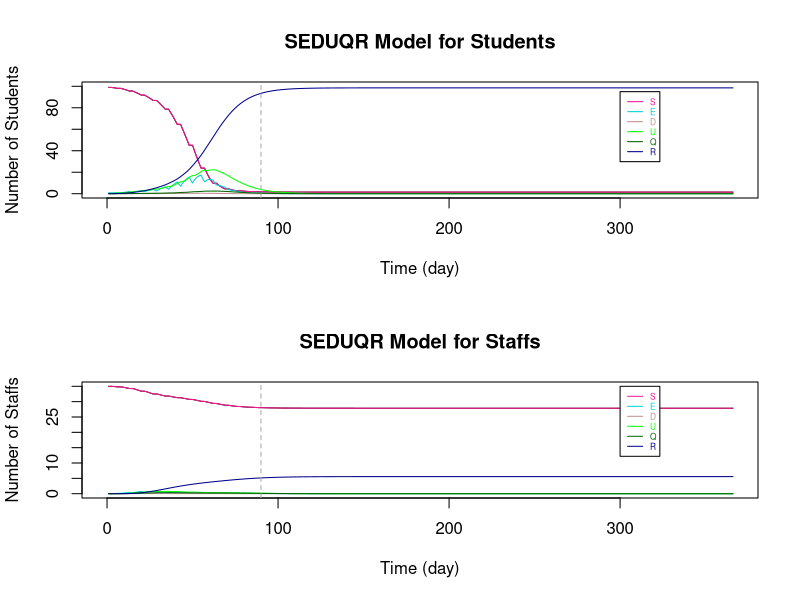

Generate this figure with R:
###################################################################################################################

# Parameters
Ta = matrix(c(0.64,1), nrow = 2) # transmissibility of student and staff
Ca = matrix(c(0.948,1.2), nrow = 1)  # susceptibility of student and staff
tau = c(0.54, 0.54/2)  # individual transmission rate within and outside the bubble
# set p: the transmission rate: 
p1 = Ta %*% Ca
# p = (student-student same bubble, student-student different, staff-student, student-staff, staff-staff both teaching same or different bubbles)
p = c(p1[1,1]*tau[1], p1[1,1]*tau[2], p1[2,1]*tau[2], p1[1,2]*tau[2], p1[2,2]*tau[2]) #RHO

a = 0.2  # ALPHA: rate from latent to infection
d = c(0.1,0.3) # d:probability of an infection is detectable/symptomatic for student and staff
e = 0.138 # EPSILON: the relative transmission for undetectable compared to detectable
o = 0.75  # THETA: rate of getting quanrantined 
y = 0.1 # GAMMA:recovery rate (differ by age and compartments)

r.values = c(9,3,10,3,3)  # r:contact r people (should be changing with time), in the same order as p (RHO)

T = 366
N = 10 # student number in each bubble


###################################################################################################################

# Define dataframe - students bubbles 1-10 and total staff
# Define array 
B <- matrix(rep(0), T, 7)
A <- array(rep(B), dim = c(T, 7, 11))

A[,1,] <- 10 #  S
A[,7,] <- 10 #  N
A[,1,11] <- 30  # 30 staffs are S initially
A[,7,11] <- 55 #  55 staffs in total (20 of them work from home)
A[1,,1] <- c(9,1,0,0,0,0,10)   # initials

dimnames(A) <- list(1:T, c("S","E","D","U","Q","R","N"), c(sprintf("B%d", 1:10),"Staff"))  # name the array

head(A)
da_C2 <- as.data.frame(A)

###################################################################################################################

# Set initials
S <- matrix(rep(0), T+1, 10)
E <- matrix(rep(0), T+1, 10)
D <- matrix(rep(0), T+1, 10)
U <- matrix(rep(0), T+1, 10)
Q <- matrix(rep(0), T+1, 10)
R <- matrix(rep(0), T+1, 10)
r <- matrix(rep(0), T+1, 10)

S.Staff=S1=S2=S3=S4=S5=S6=S
E.Staff=E1=E2=E3=E4=E5=E6=E
D.Staff=D1=D2=D3=D4=D5=D6=D
U.Staff=U1=U2=U3=U4=U5=U6=U
Q.Staff=Q1=Q2=Q3=Q4=Q5=Q6=Q
R.Staff=R1=R2=R3=R4=R5=R6=R
r1=r2=r3=r4=r5=r

S5.diff=S2.diff=S
E5.diff=E2.diff=E
D5.diff=D2.diff=D
U5.diff=U2.diff=U
R5.diff=R2.diff=R
r5.diff=r2.diff=r

S.Staff.change = S.Staff

# Staff replacement
Staff.School = S.Staff  
Staff.rp = S.Staff  

# Tutorial Group
S.Std_Std = S
S.Std1=S.Std2=S
S.Stf=E.Stf=D.Stf=U.Stf=Q.Stf=R.Stf=S


###################################################################################################################
# The Symbols for the Dynamic system 

# STUDENTS
# S, E, D, U, Q, R : (without subscript of numbers) TOTAL number of students in each compartment (for an individual bubble)

# S1, E1, D1, U1, Q1, R1: TOTAL number of students in each compartments with ONLY the intractions WITHIN bubbles (for an individual bubble)

# S2.diff, E2.diff, D2.diff, U2.diff, R2.diff : TOTAL number of students that are not in the specified bubble (for an individual bubble)

# S2, E2, D2, U2, Q2, R2: CHANGE of number of students in each compartments by BETWEEN-BUBBLES interactions (for an individual bubble)

# S3, E3, D3, U3, Q3, R3 : CHANGE of number of students in each compartments by their teaching staffs (for an individual bubble)

# STAFFS
# S.Staff, E.Staff, D.Staff, U.Staff, Q.Staff, R.Staff : (without subscript of numbers) TOTAL number of STAFF in each compartment (for those teaching an individual bubble)

# S4, E4, D4, U4, Q4, R4: CHANGE of number of staffs in each compartments by the students they teach (for those teaching an individual bubble)

# S5.diff, E5.diff, D5.diff, U5.diff, R5.diff : TOTAL number of staffs that are not teaching the specified bubble (for those teaching an individual bubble)

# S5, E5, D5, U5, Q5, R5 : CHANGE of number of staffs in each compartments by staffs teaching other bubbles (for those teaching an individual bubble)

# S6, E6, D6, U6, Q6, R6 : CHANGE of number of staffs in each compartments by the staffs teaching the same bubble (for those teaching an individual bubble)

# r are the number of sesceptible contacts that an infection case would contact (vary with situations)

# Staff.School : the number of staff at school of teaching each bubble

# Staff.rp : the number of staff that can come to teach the bubble that were working from home

# TUTOR GROUP

# S.Std_Std : CHANGE of number of student in tutor group by infections within tutor group

# S.Std1 : CHANGE of number of student in bubble j by infections within tutor group

# S.Std2 : CHANGE of number of student in bubble j by infections from the tutor

# S.Stf, E.Stf, D.Stf, U.Stf, Q.Stf, R.Stf : Total number of tutors being infected in tutor group j

###################################################################################################################

# i : time step start from 1 
# j : bubble number 1 to 10

for (i in 1:T){
  for (j in 1:10){  
    
    ###### For STUDENTS
    
    # initals
    S[1,j] =  da_C2[1,paste("S.B", j, sep = "")]
    E[1,j] =  da_C2[1,paste("E.B", j, sep = "")]
    D[1,j] =  da_C2[1,paste("D.B", j, sep = "")]
    U[1,j] =  da_C2[1,paste("U.B", j, sep = "")]
    Q[1,j] =  da_C2[1,paste("Q.B", j, sep = "")]
    R[1,j] =  da_C2[1,paste("R.B", j, sep = "")]
    
    # STUDENT to STUDENT in the SAME BUBBLE
    S1[1,j] =  da_C2[1,paste("S.B", j, sep = "")]
    E1[1,j] =  da_C2[1,paste("E.B", j, sep = "")]
    D1[1,j] =  da_C2[1,paste("D.B", j, sep = "")]
    U1[1,j] =  da_C2[1,paste("U.B", j, sep = "")]
    Q1[1,j] =  da_C2[1,paste("Q.B", j, sep = "")]
    R1[1,j] =  da_C2[1,paste("R.B", j, sep = "")]
    r1[1,j] =  S[1,j]  # number of contact depends on how many S in the bubble
    
    # This formula comes from the dynamic equations (in powerpoint slide 4)
    S1[i+1,j] = S[i,j] - r1[i,j]*p[1]*(D[i,j]+e*U[i,j])
    E1[i+1,j] = E[i,j] + r1[i,j]*p[1]*(D[i,j]+e*U[i,j]) - a*E[i,j]
    D1[i+1,j] = D[i,j] + a*d[1]*E[i,j] - o*D[i,j]
    U1[i+1,j] = U[i,j] + a*(1-d[1])*E[i,j] - y*U[i,j]
    Q1[i+1,j] = Q[i,j] + o*D[i,j] - y*Q[i,j]
    R1[i+1,j] = R[i,j] + y*(Q[i,j]+U[i,j])
    r1[i+1,j] = S[i,j] 
    
    
    # STUDENT to STUDENT in DIFFERENT BUBBLES #
    # number of contact for each individual in bubble j to students in other bubbles
    r2.diff[1,j] =  3  # each student in j contact 3 students in other bubbles
    r2.diff[i+1,j] = r2.diff[i,j]    
    # the total number of contacts of the students in bubble j
    m = round(r2.diff[i,j]*(S[i,j]))  # only Susceptible individuals in j might be infected by students in other bubbles
    
    # inital values of total number of students at school not in bubble j
    # (only S,E,D,U are at school, currently not considered recovery come back to school yet)
    S2.diff[1,j] = 90
    E2.diff[1,j] = 0
    D2.diff[1,j] = 0
    U2.diff[1,j] = 0
    R2.diff[1,j] = 0
    
    # Subset for S,E,D,U compartments of all bubbles 
    all.S = (c(1:ncol(da_C2)) %% 7) == 1
    all.E = (c(1:ncol(da_C2)) %% 7) == 2
    all.D = (c(1:ncol(da_C2)) %% 7) == 3
    all.U = (c(1:ncol(da_C2)) %% 7) == 4
    all.R = (c(1:ncol(da_C2)) %% 7) == 6
    
    #total number of students at school not in bubble j (and not staff: the reason of removing the last column)
    # The number of S, E, D, U at time i, different to bubble j
    S2.diff[i,j] = round(sum((da_C2[i,(all.S)][,-j])[,c(1:ncol(da_C2[i,(all.S)][,-j])-1)]))
    E2.diff[i,j] = round(sum((da_C2[i,(all.E)][,-j])[,c(1:ncol(da_C2[i,(all.E)][,-j])-1)]))
    D2.diff[i,j] = round(sum((da_C2[i,(all.D)][,-j])[,c(1:ncol(da_C2[i,(all.D)][,-j])-1)]))
    U2.diff[i,j] = round(sum((da_C2[i,(all.U)][,-j])[,c(1:ncol(da_C2[i,(all.U)][,-j])-1)]))
    R2.diff[i,j] = round(sum((da_C2[i,(all.R)][,-j])[,c(1:ncol(da_C2[i,(all.R)][,-j])-1)]))
    
    # make a list of S, E, D, U not in bubble j (the times of repeat is the number of students in each compartment)
    list = c(rep("S", S2.diff[i,j]), rep("E", E2.diff[i,j]), rep("D", D2.diff[i,j]), rep("U", U2.diff[i,j]), rep("R", R2.diff[i,j]))
    
    #count the number of S,E,D,U that students in j contacted to
    # " sample(list, m, replace = TRUE) ": Randomly select m from list
    set.seed(123)
    countS = sum((sample(list, m, replace = TRUE))=="S") # for students in bubble j: the number of contact outside bubble j are S
    countE = sum((sample(list, m, replace = TRUE))=="E") # for students in bubble j: the number of contact outside bubble j are E
    countD = sum((sample(list, m, replace = TRUE))=="D") # for students in bubble j: the number of contact outside bubble j are D
    countU = sum((sample(list, m, replace = TRUE))=="U") # for students in bubble j: the number of contact outside bubble j are U
    countR = sum((sample(list, m, replace = TRUE))=="R") # for students in bubble j: the number of contact outside bubble j are R
    
    
    # The number of change in S and E compartments by interactions from other bubbles to bubbles j (only the partial effect)
    # initial (no intractions between bubbles at time 1)
    S2[1,j] = 0
    E2[1,j] = 0
    
    # The change in S and E for bubble j only depends on the number of:
    # 1. (   susceptible students in bubble j: r1[i,j] = S[i,j]   ) and 
    # 2. (   number of detectable/symtomatic and undetectable/asymtomatic that are contacted in other bubbles: countD+e*countU   
    #                                                        -- e is because the effectiveness on D and U in infection rate are different)
    S2[i+1,j] = -p[2]*(countD+e*countU)  # Only the change because of other bubbles
    E2[i+1,j] = p[2]*(countD+e*countU)  # Only the change because of other bubbles, so those Es goes into D/U compartments are included in E1
    
    
    # STAFF to STUDENTs they teach 
    # initial - there is no change of S and E initially
    S3[1,j] = 0
    E3[1,j] = 0
    r3[1,j] = r.values[3]
    
    # The change in S and E for bubble j depends on the number of D and U of staffs
    S3[i+1,j] = - r1[i,j]*p[3]*(D.Staff[i,j]+e*U.Staff[i,j]) 
    E3[i+1,j] = r1[i,j]*p[3]*(D.Staff[i,j]+e*U.Staff[i,j])  
    r3[i+1,j] =  S[i,j]
    
    
    
    ### TUTOR GROUP
    
    # STUDENTs TO STUDENTs in the same tutorial group
    
    # A tutor group contains 2 bubbles of students and a staff that is not teaching the bubbles
    # With the tutor meeting of 15mins and a typical school day of 6 hours, the time length of contact is 1/24 of that in a bubble
    # initial (S.Std_Std is the change of S in tutor group j with students in both bubble j and 11-j)
    S.Std_Std[1,] = c(rep(0,10))  # S.Std_Std : total change of students in tutor group
    S.Std1[1,] = c(rep(0,10))
    
    
    # The change of S for tutor group j with students in both bubble j and 11-j
    if (j <= 5){ # 5 tutor groups in total
      S.Std_Std[i+1,j] = - (S[i,j]+S[i,11-j])*p[1]*((D[i,j]+e*U[i,j])+(D[i,11-j]+e*U[i,11-j]))*1/24
      
      # As the change is less than 0.5, separate the new cases of infections according to the percentage of S in each bubble
      if (S[i,j]+S[i,11-j] > 0){
        S.Std1[i+1,j] = S.Std_Std[i+1,j]*S[i,j]/(S[i,j]+S[i,11-j])  # S.Std1 : total change of students in  bubble j by having tutor group
        S.Std1[i+1,11-j] = S.Std_Std[i+1,j]*S[i,11-j]/(S[i,j]+S[i,11-j])
      }
      
      else{
        S.Std1[i+1,j] = 0
        S.Std1[i+1,11-j] = 0
      }
    }
    
    else{ # avoid to count the infections twice
    }
    
    
    # STAFF TO STUDENTs in the same tutorial group
    
    # There is only 1 staff for each tutor group
    # S.Std2 : the change of studnets in bubble j by infections from the tutor
    # initial - there is no change of S and E initially
    S.Std2[1,] = c(rep(0,10)) 
    
    # The change of S for tutor group j with students in both bubble j and 11-j
    if (j <= 5){ # 5 tutor groups in total
      if (S[i,j]+S[i,11-j] > 0){
        S.Std2[i+1,j] = - ((S[i,j]+S[i,11-j])*p[3]*(D.Stf[i,j]+e*U.Stf[i,j])*1/24)*(S[i,j]/(S[i,j]+S[i,11-j]))
        S.Std2[i+1,11-j] = - ((S[i,j]+S[i,11-j])*p[3]*(D.Stf[i,j]+e*U.Stf[i,j])*1/24)*(S[i,11-j]/(S[i,j]+S[i,11-j]))
      }
      
      else{
        S.Std2[i+1,j] = 0
        S.Std2[i+1,11-j] = 0
      }
    }
    
    else{ # avoid to count the infections twice
    }
    
    
    
    # TOTAL on STUDNETS 
    if (S1[i+1,j] + S2[i+1,j] + S3[i+1,j] + S.Std1[i+1,j] + S.Std2[i+1,j] >= 0){   # The total number of S has to be >= 0
      S[i+1,j] = S1[i+1,j] + S2[i+1,j] + S3[i+1,j] + S.Std1[i+1,j] + S.Std2[i+1,j]
      E[i+1,j] = E1[i+1,j] + E2[i+1,j] + E3[i+1,j] - S.Std1[i+1,j] - S.Std2[i+1,j]
    }
    else {  # If not, S = 0, 
      #         E = previous (time step) amout of E - the same amount of students reduced in S compartment - those move to the next compartments
      S[i+1,j] = 0
      E[i+1,j] = E[i,j] - (S[i+1,j]-S[i,j]) - a*E[i,j]
    }
    
    D[i+1,j] = D1[i+1,j]
    U[i+1,j] = U1[i+1,j]
    Q[i+1,j] = Q1[i+1,j]
    R[i+1,j] = R1[i+1,j]
    
    
    ###### For STAFF
    
    # Assume there are 55 staffs in total, initially 30 of them teach students. 
    # The overall effect on STAFF (stdent -> staff  &   staff -> staff in same / different bubble)
    
    # initials
    S.Staff[1,] =  3
    E.Staff[1,] =  0
    D.Staff[1,] =  0
    U.Staff[1,] =  0
    Q.Staff[1,] =  0
    R.Staff[1,] =  0
    
    # STUDENT to STAFF
    # initials
    S4[1,j] = 0
    r4[1,j] = r.values[4]  
    
    # Only S and E compartments will change directly by the infection cause by studnets (E3 = -S3)
    S4[i+1,j] = - r4[i]*p[4]*(D[i,j]+e*U[i,j])
    r4[i+1,j] = S.Staff[i,j]
    
    
    # STAFF to STAFF (teach same bubble)
    # initials
    S6[1,j] = 0
    
    # Only S and E compartments will change directly by the infection cause by staffs teach same bubble (E6 = -S6)
    S6[i+1,j] = - r4[i]*p[5]*(D.Staff[i,j]+e*U.Staff[i,j])
    
    
    # STAFF to STAFF (teach different bubbles)
    # number of contact for each individual staff teach bubble j to the staffs teach other bubbles
    r5.diff[1,j] =  3  # each staff teach j contact 3 staffs teach other bubbles
    r5.diff[i+1,j] = r5.diff[i,j]    
    # the total number of contacts of the students in bubble j
    m.Staff = round(r5.diff[i,j]*(S.Staff[i,j]))  # only Susceptible staffs in j might be infected 
    
    # inital values of total number of staff at school not teach bubble j
    # (only S,E,D,U are at school, currently not considered recovery come back to school yet)
    S5.diff[1,] = 27
    E5.diff[1,] = 0
    D5.diff[1,] = 0
    U5.diff[1,] = 0
    R5.diff[1,] = 0
    
    # The number of S, E, D, U at time i, not teaching to bubble j
    S5.diff[i,j] = round(sum(S.Staff[i,])-S.Staff[i,j])
    E5.diff[i,j] = round(sum(E.Staff[i,])-E.Staff[i,j])
    D5.diff[i,j] = round(sum(D.Staff[i,])-D.Staff[i,j])
    U5.diff[i,j] = round(sum(U.Staff[i,])-U.Staff[i,j])
    R5.diff[i,j] = round(sum(R.Staff[i,])-R.Staff[i,j])
    
    # make a list of S, E, D, U not teach bubble j (the times of repeat is the number of staff in each compartment)
    list.Staff = c(rep("S", S5.diff[i,j]), rep("E", E5.diff[i,j]), rep("D", D5.diff[i,j]), rep("U", U5.diff[i,j]), rep("R", R5.diff[i,j]))
    
    #count the number of S,E,D,U that staffs teaching bubble j contacted to
    # " sample(list.Staff, m.Staff, replace = TRUE) ": Randomly select m.Staff from list
    set.seed(123)
    count.StaffS = sum((sample(list.Staff, m.Staff, replace = TRUE))=="S") # for students in bubble j: the number of contact outside bubble j are S
    count.StaffE = sum((sample(list.Staff, m.Staff, replace = TRUE))=="E") # for students in bubble j: the number of contact outside bubble j are E
    count.StaffD = sum((sample(list.Staff, m.Staff, replace = TRUE))=="D") # for students in bubble j: the number of contact outside bubble j are D
    count.StaffU = sum((sample(list.Staff, m.Staff, replace = TRUE))=="U") # for students in bubble j: the number of contact outside bubble j are U
    count.StaffR = sum((sample(list.Staff, m.Staff, replace = TRUE))=="R") # for students in bubble j: the number of contact outside bubble j are R
    
    # The number of change in S and E compartments by staffs teach j and other staffs contacts
    # initial (no transmission at time 1)
    S5[1,j] = 0
    
    # The change in S and E for staffs teach bubble j only depends on the number of:
    # 1. (   susceptible staffs teach bubble j: r5[i,j] = S.Staff[i,j]   ) and 
    # 2. (   number of detectable/symtomatic and undetectable/asymtomatic staffs teach other bubbles: count.StaffD+e*count.StaffU
    #                                                        -- e is because the effectiveness on D and U in infection rate are different)
    S5[i+1,j] = - p[5]*(count.StaffD+e*count.StaffU)  # Only the change because of staff teach other bubbles
    # E5 = -S5
    
    
    # TUTOR GROUP
    
    # The STUDENTS in the tutor group to STAFF
    # Assume for tutor group 1-5, the tutor is not teaching any bubbles
    # There is no staff to replace tutor if he is infected, but he will work again when he has recovered
    # initial - there is no change of S and E initially
    S.Stf[1,] = c(rep(1,5), rep(0,5)) 
    E.Stf[1,] = D.Stf[1,] = U.Stf[1,] = Q.Stf[1,] = R.Stf[1,] = rep(0,10)
    
    
    # The total number of S for staff in tutor group j 
    if (j <= 5){ # 5 tutor groups in total
      if (S.Stf[i,j] > 0){
        S.Stf[i+1,j] = S.Stf[i,j] - S.Stf[i,j]*p[4]*((D[i,j]+e*U[i,j])+(D[i,11-j]+e*U[i,11-j]))*1/24
      }
      
      else{
        S.Stf[i+1,j] = 0
      }
    }
    
    else{ # avoid to count the infections twice
      S.Stf[i+1,j] = 0
    }
    
    E.Stf[i+1,j] = E.Stf[i,j] + (S.Stf[i+1,j] - S.Stf[i,j]) - a*E.Stf[i,j]
    D.Stf[i+1,j] = D.Stf[i,j] + a*d[1]*E.Stf[i,j] - o*D.Stf[i,j]
    U.Stf[i+1,j] = U.Stf[i,j] + a*(1-d[1])*E.Stf[i,j] - y*U.Stf[i,j]
    Q.Stf[i+1,j] = Q.Stf[i,j] + o*D.Stf[i,j] - y*Q.Stf[i,j]
    R.Stf[i+1,j] = R.Stf[i,j] + y*(Q.Stf[i,j]+U.Stf[i,j])
    
    
    # TOTAL on STAFF
    # the total change of staff
    
    S.Staff.change[1,j] = 0
    S.Staff.change[i+1,j] = -(S4[i+1,j] + S5[i+1,j] + S6[i+1,j])    
    
    # With larger number in each group, remove the overlapping cases of new infection by:
    # (There might be chance an individual staff is infected by both students he teach and other staff he contact with)
    # Here, use randomly choosing to reduce the overlapping change effect
    # # # count.StaffS_overlap = - round(S3[i+1,j] + S5[i+1,j] + S6[i+1,j]) # the infected cases/the change in S (with overlap)
    
    # This formula comes from the dynamic equations (in powerpoint slide 4)
    S.Staff[i+1,j] = S.Staff[i,j] - S.Staff.change[i+1,j]
    E.Staff[i+1,j] = E.Staff[i,j] + S.Staff.change[i+1,j] - a*E.Staff[i,j]
    D.Staff[i+1,j] = D.Staff[i,j] + a*d[2]*E.Staff[i,j] - o*D.Staff[i,j]
    U.Staff[i+1,j] = U.Staff[i,j] + a*(1-d[2])*E.Staff[i,j] - y*U.Staff[i,j]
    Q.Staff[i+1,j] = Q.Staff[i,j] + o*D.Staff[i,j] - y*Q.Staff[i,j]
    R.Staff[i+1,j] = R.Staff[i,j] + y*(Q.Staff[i,j]+U.Staff[i,j])
    
    
    # STAFF replacement (remove this part to see if there is no extra staff that teaching the same course)
    # We assume initially 30 out of 55 staffs are teaching bubbles and the other 20 staffs are working from home.
    # Assume each bubble has 3 teaching staff and 2 other staffs working from home that can teach the same course.
    # If one of the staff was teaching at school is isolated, a staff that is "teaching the same course" will come back to school and teach the bubble. (within 24h)
    # When an istolated staff is recovered, he will come back to school on the next day. (within 24h)
    # If that result in more than 3 staffs teaching the bubble, let some susceptible staffs to work from home.  
    # So, each bubble will have 3 teaching staffs until there are not enough staffs available.
    
    Staff.rp[1,j] = 2  # the staff can come to teach in the next day that are working from home
    Staff.School[1,j] = 3  # total number of staffs that are teaching the bubble
    Staff.School[i,j] = S.Staff[i,j] + E.Staff[i,j] + D.Staff[i,j] + U.Staff[i,j] + R.Staff[i,j]
    
    if (Staff.School[i,j] < 3) {  # if the number of staff teaching bubble j is less than 3
      
      if ((3 - Staff.School[i,j]) <= Staff.rp[i,j]) {  # if there are enough staff to come back and teach
        S.Staff[i+1,j] = S.Staff[i+1,j] + (3 - Staff.School[i,j])
        Staff.rp[i+1,j] = Staff.rp[i,j] - (3 - Staff.School[i,j])
      }
      
      else{  # if there is not enought staff to come back and teach
        S.Staff[i+1,j] = S.Staff[i+1,j] + Staff.rp[i,j]
        Staff.rp[i+1,j] = 0
      }
    }
    
    else{  
      if (round(Staff.School[i,j]) > 3) { # if after the staff combing back from isolation, there are more than 3 staffs teaching the bubble j
        S.Staff[i+1,j] = S.Staff[i+1,j] - (Staff.School[i,j] - 3)
        Staff.rp[i+1,j] = Staff.rp[i,j] + (Staff.School[i,j] - 3)
      } 
      
      else {# if there are 3 staffs teaching the bubble j
        S.Staff[i+1,j] = S.Staff[i+1,j]
        Staff.rp[i+1,j] = Staff.rp[i,j] 
      }
    }
    
    
    
    # The change on Weekends
    # There will not be new infections from 0 A.M. on Saturday till 0 A.M. on the following Monday
    
    offschool = c(seq(0,T,7)-1,seq(0,T,7)-0)
    
    if (!is.na(match(i, setdiff(0:T,offschool))) == TRUE){  #if time i is weekday
    }
    
    else{  #if time i is weekend
      S[i+1,j] = S[i,j]
      E[i+1,j] = E[i,j] - a*E[i,j]
      
      S.Staff[i+1,j] = S.Staff[i,j]
      E.Staff[i+1,j] = E.Staff[i,j] - a*E.Staff[i,j]
      
    }
    
    # Add the results of each time step i and each bubble j of each compartments to the dataframe da_C2
    da_C2[i,paste("S.B", j, sep = "")] <- S[i,j]
    da_C2[i,paste("E.B", j, sep = "")] <- E[i,j]
    da_C2[i,paste("D.B", j, sep = "")] <- D[i,j]
    da_C2[i,paste("U.B", j, sep = "")] <- U[i,j]
    da_C2[i,paste("Q.B", j, sep = "")] <- Q[i,j]
    da_C2[i,paste("R.B", j, sep = "")] <- R[i,j]
    
    da_C2[i,paste("S.", "Staff", sep = "")] <- sum(S.Staff[i,]) + sum(S.Stf[i,])
    da_C2[i,paste("E.", "Staff", sep = "")] <- sum(E.Staff[i,]) + sum(E.Stf[i,])
    da_C2[i,paste("D.", "Staff", sep = "")] <- sum(D.Staff[i,]) + sum(D.Stf[i,])
    da_C2[i,paste("U.", "Staff", sep = "")] <- sum(U.Staff[i,]) + sum(U.Stf[i,])
    da_C2[i,paste("Q.", "Staff", sep = "")] <- sum(Q.Staff[i,]) + sum(Q.Stf[i,])
    da_C2[i,paste("R.", "Staff", sep = "")] <- sum(R.Staff[i,]) + sum(R.Stf[i,])
    
    # Sum up the total dynamic of students for all bubbles
    da_C2$S.Student[i] <- sum(S[i,])
    da_C2$E.Student[i] <- sum(E[i,])
    da_C2$D.Student[i] <- sum(D[i,])
    da_C2$U.Student[i] <- sum(U[i,])
    da_C2$Q.Student[i] <- sum(Q[i,])
    da_C2$R.Student[i] <- sum(R[i,])
    da_C2$N.Student[i] <- 100
    
  }
}

# Add extra columns 
for (i in 1:T){
  
  # total number of Staffs working from home
  da_C2$Staff.rp[i] <- sum(Staff.rp[i,])  
  
  # reproduction rate Rt
  da_C2$Rt.Student[i] <- (da_C2$E.Student[i+1] + da_C2$D.Student[i+1] + da_C2$U.Student[i+1] + da_C2$Q.Student[i+1]) / 
    (da_C2$E.Student[i] + da_C2$D.Student[i] + da_C2$U.Student[i] + da_C2$Q.Student[i])
  
  da_C2$Rt.Staff[i] <- (da_C2$E.Staff[i+1] + da_C2$D.Staff[i+1] + da_C2$U.Staff[i+1] + da_C2$Q.Staff[i+1]) / 
    (da_C2$E.Staff[i] + da_C2$D.Staff[i] + da_C2$U.Staff[i] + da_C2$Q.Staff[i])
}



###################################################################################################################
# Plot SEDUQR graphs
par(mfrow=c(2, 1), lwd=1)

# Students
X_lim <- seq(1,T,by=1)
plot(da_C2$S.Student~X_lim, pch=15, col="black", main = "SEDUQR Model for Students", type = "l", xlab = "Time (day)", ylab = "Number of Students", xlim = c(0,T), ylim = c(0,100))

lines(da_C2$S.Student, col="DeepPink", lty=1)
lines(da_C2$E.Student, col="darkTurquoise", lty=1)
lines(da_C2$D.Student, col="RosyBrown", lty=1)
lines(da_C2$U.Student, col="green", lty=1)
lines(da_C2$Q.Student, col="darkgreen", lty=1)
lines(da_C2$R.Student, col="darkblue", lty=1)

legend(300, 95 ,c("S","E","D", "U", "Q", "R"),col=c("DeepPink","darkTurquoise","RosyBrown", "green", "darkgreen", "darkblue"),
       text.col=c("DeepPink","darkTurquoise","RosyBrown", "green", "darkgreen", "darkblue"),lty=c(1,1,1,1,1,1),
       cex=0.5)

abline(v=90,col="dark grey", lty=2)

# Staffs
X_lim <- seq(1,T,by=1)
plot(da_C2$S.Staff~X_lim, pch=15, col="black", main = "SEDUQR Model for Staffs", type = "l", xlab = "Time (day)", ylab = "Number of Staffs", xlim = c(0,T), ylim = c(0,35))

lines(da_C2$S.Staff, col="DeepPink", lty=1)
lines(da_C2$E.Staff, col="darkTurquoise", lty=1)
lines(da_C2$D.Staff, col="RosyBrown", lty=1)
lines(da_C2$U.Staff, col="green", lty=1)
lines(da_C2$Q.Staff, col="darkgreen", lty=1)
lines(da_C2$R.Staff, col="darkblue", lty=1)

legend(300, 35,c("S","E","D", "U", "Q", "R"),col=c("DeepPink","darkTurquoise","RosyBrown", "green", "darkgreen", "darkblue"),
       text.col=c("DeepPink","darkTurquoise","RosyBrown", "green", "darkgreen", "darkblue"),lty=c(1,1,1,1,1,1),
       cex=0.5)

abline(v=90,col="dark grey", lty=2)
